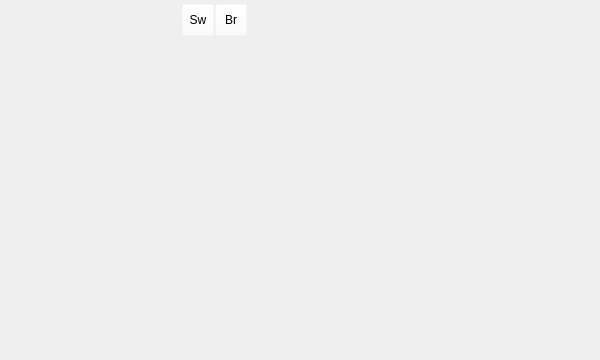
<?xml version="1.0" encoding="UTF-8"?>
<ui version="4.0">
 <class>Dialog</class>
 <widget class="QWidget" name="Dialog">
  <property name="geometry">
   <rect>
    <x>0</x>
    <y>0</y>
    <width>600</width>
    <height>360</height>
   </rect>
  </property>
  <property name="windowTitle">
   <string>Dialog</string>
  </property>
  <widget class="QWidget" name="buttonBar" native="true">
   <property name="geometry">
    <rect>
     <x>0</x>
     <y>0</y>
     <width>250</width>
     <height>40</height>
    </rect>
   </property>
   <property name="sizePolicy">
    <sizepolicy hsizetype="Expanding" vsizetype="Preferred">
     <horstretch>0</horstretch>
     <verstretch>0</verstretch>
    </sizepolicy>
   </property>
   <property name="minimumSize">
    <size>
     <width>150</width>
     <height>0</height>
    </size>
   </property>
   <property name="palette">
    <palette>
     <active>
      <colorrole role="WindowText">
       <brush brushstyle="SolidPattern">
        <color alpha="255">
         <red>0</red>
         <green>0</green>
         <blue>0</blue>
        </color>
       </brush>
      </colorrole>
      <colorrole role="Button">
       <brush brushstyle="SolidPattern">
        <color alpha="0">
         <red>255</red>
         <green>255</green>
         <blue>255</blue>
        </color>
       </brush>
      </colorrole>
      <colorrole role="Light">
       <brush brushstyle="SolidPattern">
        <color alpha="0">
         <red>255</red>
         <green>255</green>
         <blue>255</blue>
        </color>
       </brush>
      </colorrole>
      <colorrole role="Midlight">
       <brush brushstyle="SolidPattern">
        <color alpha="0">
         <red>255</red>
         <green>255</green>
         <blue>255</blue>
        </color>
       </brush>
      </colorrole>
      <colorrole role="Dark">
       <brush brushstyle="SolidPattern">
        <color alpha="0">
         <red>127</red>
         <green>127</green>
         <blue>127</blue>
        </color>
       </brush>
      </colorrole>
      <colorrole role="Mid">
       <brush brushstyle="SolidPattern">
        <color alpha="0">
         <red>170</red>
         <green>170</green>
         <blue>170</blue>
        </color>
       </brush>
      </colorrole>
      <colorrole role="Text">
       <brush brushstyle="SolidPattern">
        <color alpha="255">
         <red>0</red>
         <green>0</green>
         <blue>0</blue>
        </color>
       </brush>
      </colorrole>
      <colorrole role="BrightText">
       <brush brushstyle="SolidPattern">
        <color alpha="255">
         <red>255</red>
         <green>255</green>
         <blue>255</blue>
        </color>
       </brush>
      </colorrole>
      <colorrole role="ButtonText">
       <brush brushstyle="SolidPattern">
        <color alpha="255">
         <red>0</red>
         <green>0</green>
         <blue>0</blue>
        </color>
       </brush>
      </colorrole>
      <colorrole role="Base">
       <brush brushstyle="SolidPattern">
        <color alpha="255">
         <red>255</red>
         <green>255</green>
         <blue>255</blue>
        </color>
       </brush>
      </colorrole>
      <colorrole role="Window">
       <brush brushstyle="SolidPattern">
        <color alpha="0">
         <red>255</red>
         <green>255</green>
         <blue>255</blue>
        </color>
       </brush>
      </colorrole>
      <colorrole role="Shadow">
       <brush brushstyle="SolidPattern">
        <color alpha="255">
         <red>0</red>
         <green>0</green>
         <blue>0</blue>
        </color>
       </brush>
      </colorrole>
      <colorrole role="AlternateBase">
       <brush brushstyle="SolidPattern">
        <color alpha="127">
         <red>255</red>
         <green>255</green>
         <blue>255</blue>
        </color>
       </brush>
      </colorrole>
      <colorrole role="ToolTipBase">
       <brush brushstyle="SolidPattern">
        <color alpha="255">
         <red>255</red>
         <green>255</green>
         <blue>220</blue>
        </color>
       </brush>
      </colorrole>
      <colorrole role="ToolTipText">
       <brush brushstyle="SolidPattern">
        <color alpha="255">
         <red>0</red>
         <green>0</green>
         <blue>0</blue>
        </color>
       </brush>
      </colorrole>
      <colorrole role="PlaceholderText">
       <brush brushstyle="NoBrush">
        <color alpha="128">
         <red>0</red>
         <green>0</green>
         <blue>0</blue>
        </color>
       </brush>
      </colorrole>
     </active>
     <inactive>
      <colorrole role="WindowText">
       <brush brushstyle="SolidPattern">
        <color alpha="255">
         <red>0</red>
         <green>0</green>
         <blue>0</blue>
        </color>
       </brush>
      </colorrole>
      <colorrole role="Button">
       <brush brushstyle="SolidPattern">
        <color alpha="0">
         <red>255</red>
         <green>255</green>
         <blue>255</blue>
        </color>
       </brush>
      </colorrole>
      <colorrole role="Light">
       <brush brushstyle="SolidPattern">
        <color alpha="0">
         <red>255</red>
         <green>255</green>
         <blue>255</blue>
        </color>
       </brush>
      </colorrole>
      <colorrole role="Midlight">
       <brush brushstyle="SolidPattern">
        <color alpha="0">
         <red>255</red>
         <green>255</green>
         <blue>255</blue>
        </color>
       </brush>
      </colorrole>
      <colorrole role="Dark">
       <brush brushstyle="SolidPattern">
        <color alpha="0">
         <red>127</red>
         <green>127</green>
         <blue>127</blue>
        </color>
       </brush>
      </colorrole>
      <colorrole role="Mid">
       <brush brushstyle="SolidPattern">
        <color alpha="0">
         <red>170</red>
         <green>170</green>
         <blue>170</blue>
        </color>
       </brush>
      </colorrole>
      <colorrole role="Text">
       <brush brushstyle="SolidPattern">
        <color alpha="255">
         <red>0</red>
         <green>0</green>
         <blue>0</blue>
        </color>
       </brush>
      </colorrole>
      <colorrole role="BrightText">
       <brush brushstyle="SolidPattern">
        <color alpha="255">
         <red>255</red>
         <green>255</green>
         <blue>255</blue>
        </color>
       </brush>
      </colorrole>
      <colorrole role="ButtonText">
       <brush brushstyle="SolidPattern">
        <color alpha="255">
         <red>0</red>
         <green>0</green>
         <blue>0</blue>
        </color>
       </brush>
      </colorrole>
      <colorrole role="Base">
       <brush brushstyle="SolidPattern">
        <color alpha="255">
         <red>255</red>
         <green>255</green>
         <blue>255</blue>
        </color>
       </brush>
      </colorrole>
      <colorrole role="Window">
       <brush brushstyle="SolidPattern">
        <color alpha="0">
         <red>255</red>
         <green>255</green>
         <blue>255</blue>
        </color>
       </brush>
      </colorrole>
      <colorrole role="Shadow">
       <brush brushstyle="SolidPattern">
        <color alpha="255">
         <red>0</red>
         <green>0</green>
         <blue>0</blue>
        </color>
       </brush>
      </colorrole>
      <colorrole role="AlternateBase">
       <brush brushstyle="SolidPattern">
        <color alpha="127">
         <red>255</red>
         <green>255</green>
         <blue>255</blue>
        </color>
       </brush>
      </colorrole>
      <colorrole role="ToolTipBase">
       <brush brushstyle="SolidPattern">
        <color alpha="255">
         <red>255</red>
         <green>255</green>
         <blue>220</blue>
        </color>
       </brush>
      </colorrole>
      <colorrole role="ToolTipText">
       <brush brushstyle="SolidPattern">
        <color alpha="255">
         <red>0</red>
         <green>0</green>
         <blue>0</blue>
        </color>
       </brush>
      </colorrole>
      <colorrole role="PlaceholderText">
       <brush brushstyle="NoBrush">
        <color alpha="128">
         <red>0</red>
         <green>0</green>
         <blue>0</blue>
        </color>
       </brush>
      </colorrole>
     </inactive>
     <disabled>
      <colorrole role="WindowText">
       <brush brushstyle="SolidPattern">
        <color alpha="0">
         <red>127</red>
         <green>127</green>
         <blue>127</blue>
        </color>
       </brush>
      </colorrole>
      <colorrole role="Button">
       <brush brushstyle="SolidPattern">
        <color alpha="0">
         <red>255</red>
         <green>255</green>
         <blue>255</blue>
        </color>
       </brush>
      </colorrole>
      <colorrole role="Light">
       <brush brushstyle="SolidPattern">
        <color alpha="0">
         <red>255</red>
         <green>255</green>
         <blue>255</blue>
        </color>
       </brush>
      </colorrole>
      <colorrole role="Midlight">
       <brush brushstyle="SolidPattern">
        <color alpha="0">
         <red>255</red>
         <green>255</green>
         <blue>255</blue>
        </color>
       </brush>
      </colorrole>
      <colorrole role="Dark">
       <brush brushstyle="SolidPattern">
        <color alpha="0">
         <red>127</red>
         <green>127</green>
         <blue>127</blue>
        </color>
       </brush>
      </colorrole>
      <colorrole role="Mid">
       <brush brushstyle="SolidPattern">
        <color alpha="0">
         <red>170</red>
         <green>170</green>
         <blue>170</blue>
        </color>
       </brush>
      </colorrole>
      <colorrole role="Text">
       <brush brushstyle="SolidPattern">
        <color alpha="0">
         <red>127</red>
         <green>127</green>
         <blue>127</blue>
        </color>
       </brush>
      </colorrole>
      <colorrole role="BrightText">
       <brush brushstyle="SolidPattern">
        <color alpha="255">
         <red>255</red>
         <green>255</green>
         <blue>255</blue>
        </color>
       </brush>
      </colorrole>
      <colorrole role="ButtonText">
       <brush brushstyle="SolidPattern">
        <color alpha="0">
         <red>127</red>
         <green>127</green>
         <blue>127</blue>
        </color>
       </brush>
      </colorrole>
      <colorrole role="Base">
       <brush brushstyle="SolidPattern">
        <color alpha="0">
         <red>255</red>
         <green>255</green>
         <blue>255</blue>
        </color>
       </brush>
      </colorrole>
      <colorrole role="Window">
       <brush brushstyle="SolidPattern">
        <color alpha="0">
         <red>255</red>
         <green>255</green>
         <blue>255</blue>
        </color>
       </brush>
      </colorrole>
      <colorrole role="Shadow">
       <brush brushstyle="SolidPattern">
        <color alpha="255">
         <red>0</red>
         <green>0</green>
         <blue>0</blue>
        </color>
       </brush>
      </colorrole>
      <colorrole role="AlternateBase">
       <brush brushstyle="SolidPattern">
        <color alpha="0">
         <red>255</red>
         <green>255</green>
         <blue>255</blue>
        </color>
       </brush>
      </colorrole>
      <colorrole role="ToolTipBase">
       <brush brushstyle="SolidPattern">
        <color alpha="255">
         <red>255</red>
         <green>255</green>
         <blue>220</blue>
        </color>
       </brush>
      </colorrole>
      <colorrole role="ToolTipText">
       <brush brushstyle="SolidPattern">
        <color alpha="255">
         <red>0</red>
         <green>0</green>
         <blue>0</blue>
        </color>
       </brush>
      </colorrole>
      <colorrole role="PlaceholderText">
       <brush brushstyle="NoBrush">
        <color alpha="128">
         <red>0</red>
         <green>0</green>
         <blue>0</blue>
        </color>
       </brush>
      </colorrole>
     </disabled>
    </palette>
   </property>
   <property name="contextMenuPolicy">
    <enum>Qt::NoContextMenu</enum>
   </property>
   <property name="layoutDirection">
    <enum>Qt::LeftToRight</enum>
   </property>
   <layout class="QVBoxLayout" name="verticalLayout">
    <property name="spacing">
     <number>2</number>
    </property>
    <property name="leftMargin">
     <number>2</number>
    </property>
    <property name="topMargin">
     <number>2</number>
    </property>
    <property name="rightMargin">
     <number>2</number>
    </property>
    <property name="bottomMargin">
     <number>2</number>
    </property>
    <item>
     <layout class="QHBoxLayout" name="horizontalLayout" stretch="0,0,0">
      <property name="spacing">
       <number>1</number>
      </property>
      <property name="sizeConstraint">
       <enum>QLayout::SetDefaultConstraint</enum>
      </property>
      <property name="leftMargin">
       <number>1</number>
      </property>
      <property name="topMargin">
       <number>1</number>
      </property>
      <property name="rightMargin">
       <number>1</number>
      </property>
      <property name="bottomMargin">
       <number>1</number>
      </property>
      <item>
       <spacer name="horizontalSpacer">
        <property name="orientation">
         <enum>Qt::Horizontal</enum>
        </property>
        <property name="sizeHint" stdset="0">
         <size>
          <width>0</width>
          <height>0</height>
         </size>
        </property>
       </spacer>
      </item>
      <item>
       <widget class="QToolButton" name="btnSwitchView">
        <property name="minimumSize">
         <size>
          <width>32</width>
          <height>32</height>
         </size>
        </property>
        <property name="toolTip">
         <string>toggle google streetview/maps</string>
        </property>
        <property name="text">
         <string>Sw</string>
        </property>
        <property name="icon">
         <iconset>
          <normaloff>:/plugins/go3streetview/res/icoGMaps.png</normaloff>:/plugins/go3streetview/res/icoGMaps.png</iconset>
        </property>
        <property name="iconSize">
         <size>
          <width>24</width>
          <height>24</height>
         </size>
        </property>
       </widget>
      </item>
      <item>
       <widget class="QToolButton" name="btnMenu">
        <property name="minimumSize">
         <size>
          <width>32</width>
          <height>32</height>
         </size>
        </property>
        <property name="toolTip">
         <string>open in external browser</string>
        </property>
        <property name="text">
         <string>Br</string>
        </property>
        <property name="icon">
         <iconset>
          <normaloff>:/plugins/go3streetview/res/down.png</normaloff>:/plugins/go3streetview/res/down.png</iconset>
        </property>
        <property name="iconSize">
         <size>
          <width>20</width>
          <height>20</height>
         </size>
        </property>
       </widget>
      </item>
     </layout>
    </item>
   </layout>
  </widget>
  <widget class="QWidget" name="SV">
   <property name="geometry">
    <rect>
     <x>0</x>
     <y>0</y>
     <width>600</width>
     <height>360</height>
    </rect>
   </property>
  </widget>
  <widget class="QWidget" name="BE">
   <property name="geometry">
    <rect>
     <x>0</x>
     <y>0</y>
     <width>600</width>
     <height>350</height>
    </rect>
   </property>
  </widget>
  <zorder>BE</zorder>
  <zorder>SV</zorder>
  <zorder>buttonBar</zorder>
 </widget>
 <!-- Resources are registered by go3streetviewDialog before loading this form. -->
 <resources/>
 <connections/>
</ui>
